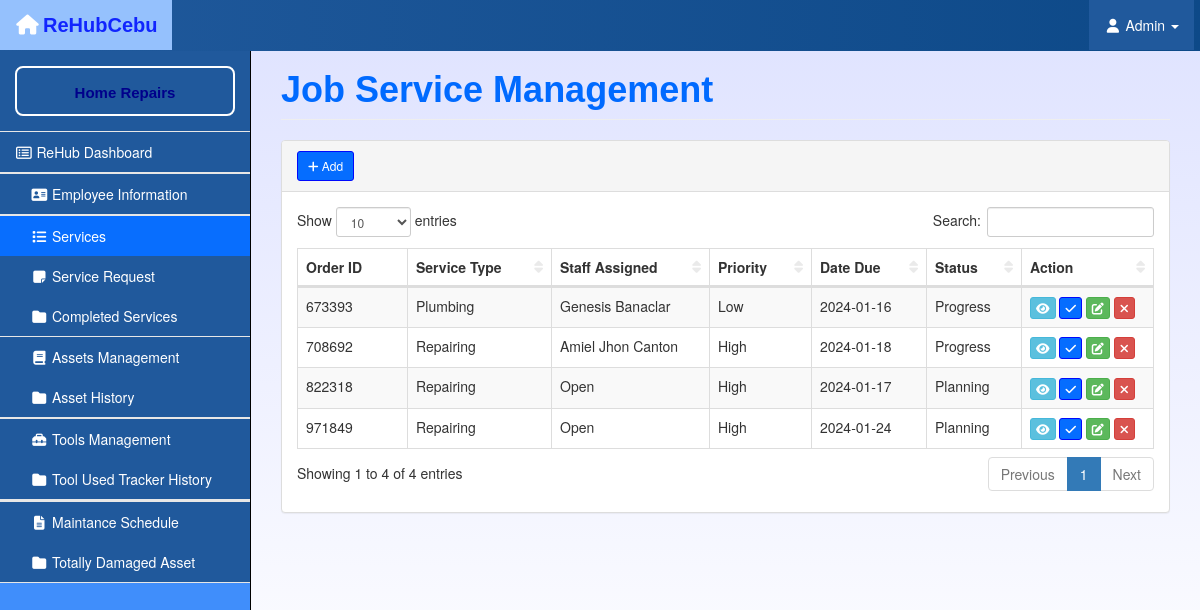
Screenshot of /admin/pages/workorder.php?error=failed with the database file from the repository.
### tables this page shows
CREATE TABLE `workorder` (
  `w_id` int(11) NOT NULL,
  `w_orderid` varchar(50) NOT NULL,
  `w_customer` varchar(50) NOT NULL,
  `ser_id` int(11) NOT NULL,
  `p_id` int(11) NOT NULL,
  `st_id` int(11) NOT NULL,
  `s_id` int(11) NOT NULL,
  `w_address` varchar(100) NOT NULL,
  `w_created` varchar(50) NOT NULL,
  `w_due` varchar(50) NOT NULL,
  `w_cost` varchar(50) NOT NULL,
  `w_comment` varchar(300) NOT NULL,
  `w_complete` varchar(30) NOT NULL
);

CREATE TABLE `services` (
  `ser_id` int(11) NOT NULL,
  `ser_desc` varchar(50) NOT NULL
);

CREATE TABLE `staff` (
  `s_id` int(11) NOT NULL,
  `s_name` varchar(50) NOT NULL,
  `s_num` varchar(50) NOT NULL,
  `s_email` varchar(50) NOT NULL,
  `j_id` int(11) NOT NULL,
  `s_status` varchar(50) NOT NULL,
  `s_date` varchar(50) NOT NULL,
  `s_skills` varchar(50) NOT NULL,
  `s_work` varchar(20) NOT NULL
);

CREATE TABLE `priority` (
  `p_id` int(11) NOT NULL,
  `p_desc` varchar(20) NOT NULL
);

CREATE TABLE `status` (
  `st_id` int(11) NOT NULL,
  `st_desc` varchar(50) NOT NULL
);

### admin/pages/workorder.php (shortened to what this page needs)
<?php
    include("../templates/header.php");
?>
<div class="row">
    <div class="col-lg-12">
        <h1 class="page-header">Job Service Management</h1>
        <div class="panel panel-default">
            <div class="panel-heading">
                <a href="" class="btn btn-primary btn-sm" data-toggle="modal" data-target="#myModal"><i class="fas fa-plus"></i> Add</a>
            </div>
            <div class="panel-body">
                <div class="table-responsive">
                    <table class="table table-striped table-bordered table-hover table-dark" id="dataTables-example">
                        <thead>
                            <tr>
                                <th>Order ID</th>
                                <th>Service Type</th>
                                <th>Staff Assigned</th>
                                <th>Priority</th>
                                <th>Date Due</th>
                                <th>Status</th>
                                <th>Action</th>
                            </tr>
                        </thead>
                        <tbody>
                        <?php
include "../includes/connect.inc.php";
$sql = 'SELECT * FROM workorder
        INNER JOIN services ON workorder.ser_id = services.ser_id
        INNER JOIN priority ON workorder.p_id = priority.p_id
        INNER JOIN staff ON workorder.s_id = staff.s_id
        INNER JOIN status ON workorder.st_id = status.st_id';
foreach ($conn->query($sql) as $row) {
    if (empty($row["w_complete"])) {
        ?>
        <tr>
            <td><?php echo $row["w_orderid"] ?></td>
            <td><?php echo $row["ser_desc"] ?></td>
            <td><?php echo $row["s_name"] ?></td>
            <td><?php echo $row["p_desc"] ?></td>
            <td><?php echo $row["w_due"] ?></td>
            <td><?php echo $row["st_desc"] ?></td>
            <td>
                <a href="#view_<?php echo $row['w_id']; ?>" class="btn btn-info btn-xs" data-toggle="modal">
                    <i class="fas fa-eye"></i>
                </a>
                <a href="#complete_<?php echo $row['w_id']; ?>" class="btn btn-primary btn-xs" data-toggle="modal">
                    <i class="fas fa-check"></i>
                </a>
                <a href="#edit_<?php echo $row['w_id']; ?>" class="btn btn-success btn-xs" data-toggle="modal">
                    <i class="fas fa-edit"></i>
                </a>
                <a href="#delete_<?php echo $row['w_id']; ?>" class="btn btn-danger btn-xs" data-toggle="modal">
                    <i class="fas fa-times"></i>
                </a>
            </td>
        </tr>
        <?php
    }
}
?>
                        </tbody>
                    </table>
                </div>
            </div>
        </div>
    </div>
</div>
<?php
    include("../templates/footer.php");
?>

### admin/css/startmin.css (style rules this page uses)
body { background: linear-gradient(to bottom, #dee2ff, #ffffff); }
table.dataTable thead .sorting, table.dataTable thead .sorting_asc, table.dataTable thead .sorting_desc, table.dataTable thead .sorting_asc_disabled, table.dataTable thead .sorting_desc_disabled { background: 0 0; }
table.dataTable thead .sorting_asc:after { content: "\f0de"; float: right; font-family: fontawesome; }
table.dataTable thead .sorting:after { content: "\f0dc"; float: right; font-family: fontawesome; color: rgba(50,50,50,.5); }

### rows the page displays
workorder: w_orderid "673393", ser.ser_desc "Plumbing", s.s_name "Genesis Banaclar", p.p_desc "Low", w_due "2024-01-16", st.st_desc "Progress"
workorder: w_orderid "708692", ser.ser_desc "Repairing", s.s_name "Amiel Jhon Canton", p.p_desc "High", w_due "2024-01-18", st.st_desc "Progress"
workorder: w_orderid "971849", ser.ser_desc "Repairing", s.s_name "Open", p.p_desc "High", w_due "2024-01-24", st.st_desc "Planning"
workorder: w_orderid "822318", ser.ser_desc "Repairing", s.s_name "Open", p.p_desc "High", w_due "2024-01-17", st.st_desc "Planning"
